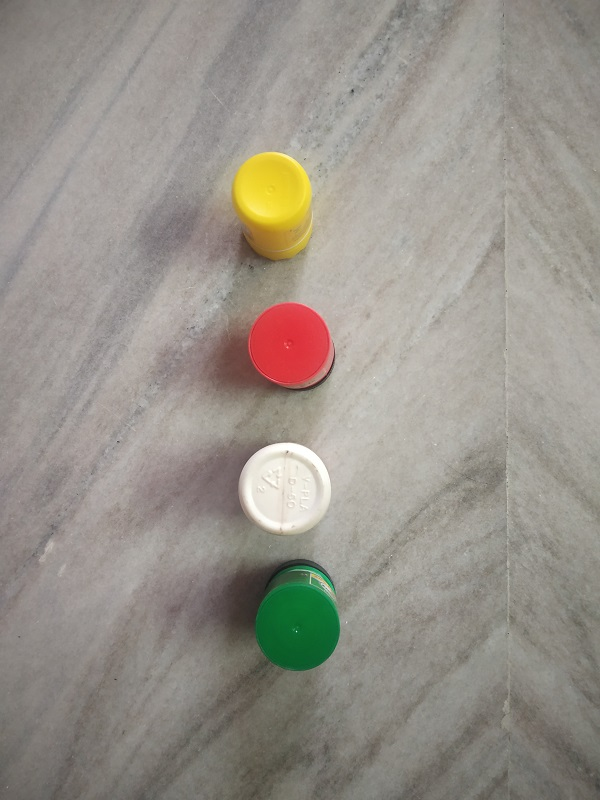
#> input picture images/top-view.jpg, 600 x 800 px
$ python AllColorMasks.py
#> lines starting #> are read from the running program, lines starting #| are printed output that depends on the picture; after the words box and inside, x2 and y2 are one past the last pixel; in counts of white or black regions, pixels touching at a corner belong together
import cv2
import numpy as np

img = cv2.imread('images/top-view.jpg')
#> img is the input picture: shape (800, 600, 3); mean B, G, R 138, 146.4, 151.9
val = 40

# colors from Colorzilla -> BGR
real_colors = {
    "yellow": [48, 212, 237],
    "red": [62, 54, 220],
    "white": [237, 232, 221],
    "green": [11, 105, 45],
}

for color in real_colors:
    lower = np.array(real_colors[color]) - np.array([val, val, val])
    upper = np.array(real_colors[color]) + np.array([val, val, val])
    mask = cv2.inRange(img, lower, upper)
    # cv2.imshow(f"Mask {color}", mask)
    cv2.waitKey(0)
#> this loop made 4 passes
#> pass 1, `mask = cv2.inRange(img, lower, upper)`:
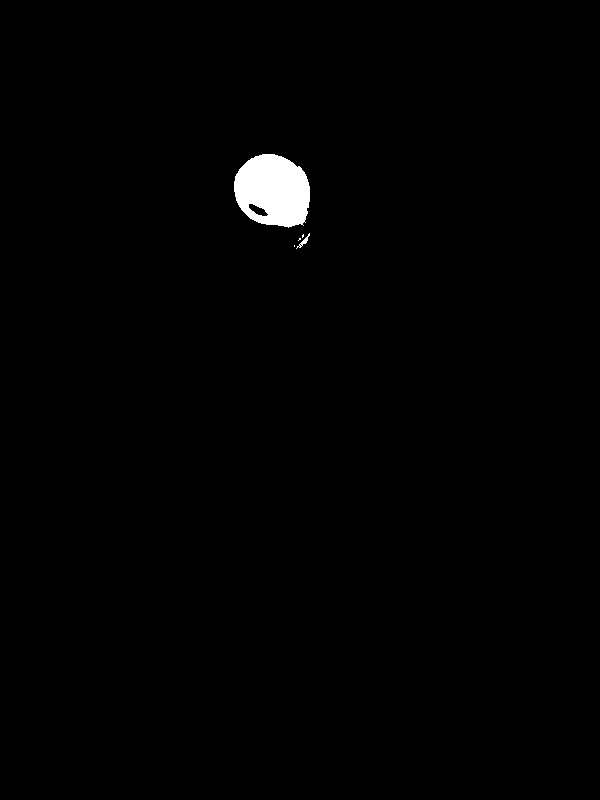
#> mask: shape (800, 600); 0.91% white; 5 white regions (3 under 20 px), largest, box (x1, y1, x2, y2) and area: (234, 154, 310, 228) 4326, (296, 233, 310, 249) 52
#> pass 2, `mask = cv2.inRange(img, lower, upper)`:
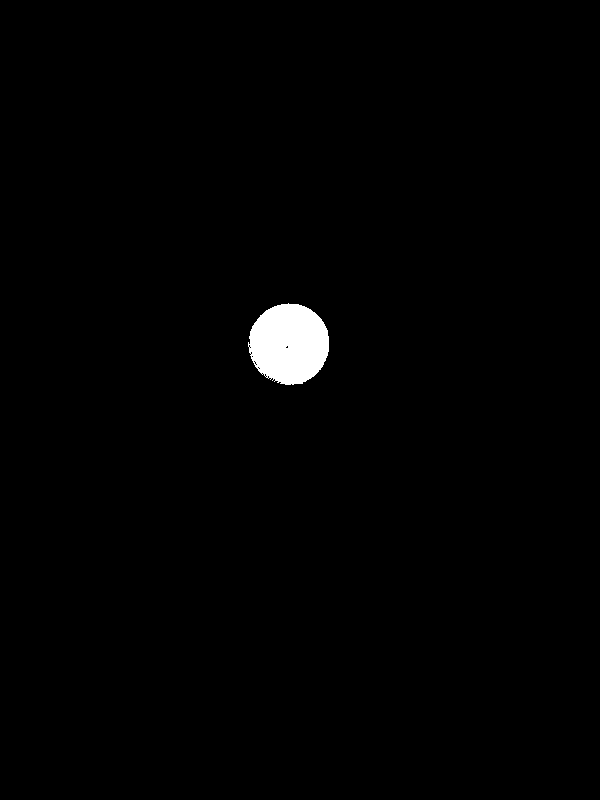
#> mask: shape (800, 600); 1.1% white; 1 white region, box (x1, y1, x2, y2) and area: (248, 303, 329, 385) 5116
#> pass 3, `mask = cv2.inRange(img, lower, upper)`:
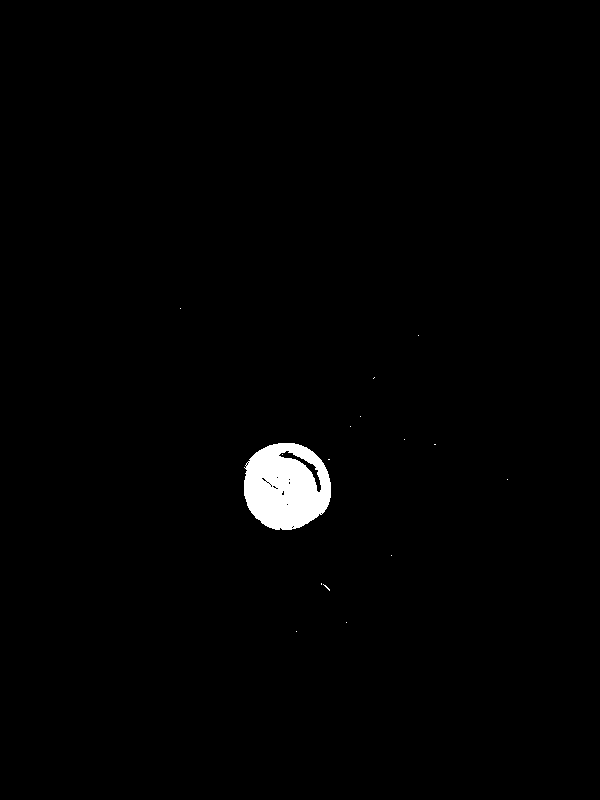
#> mask: shape (800, 600); 1.2% white; 16 white regions (15 under 20 px), largest, box (x1, y1, x2, y2) and area: (244, 443, 331, 530) 5764

cv2.imshow(f"Mask Sum", sum)
cv2.waitKey(0)
